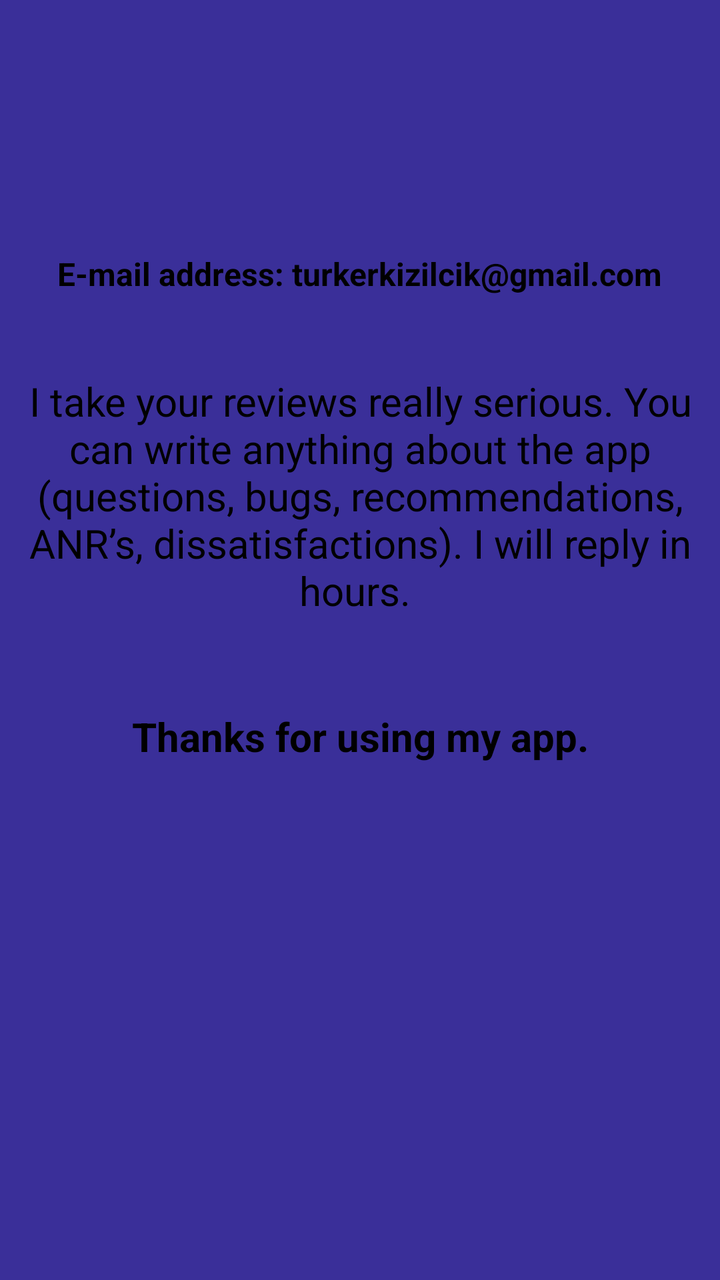
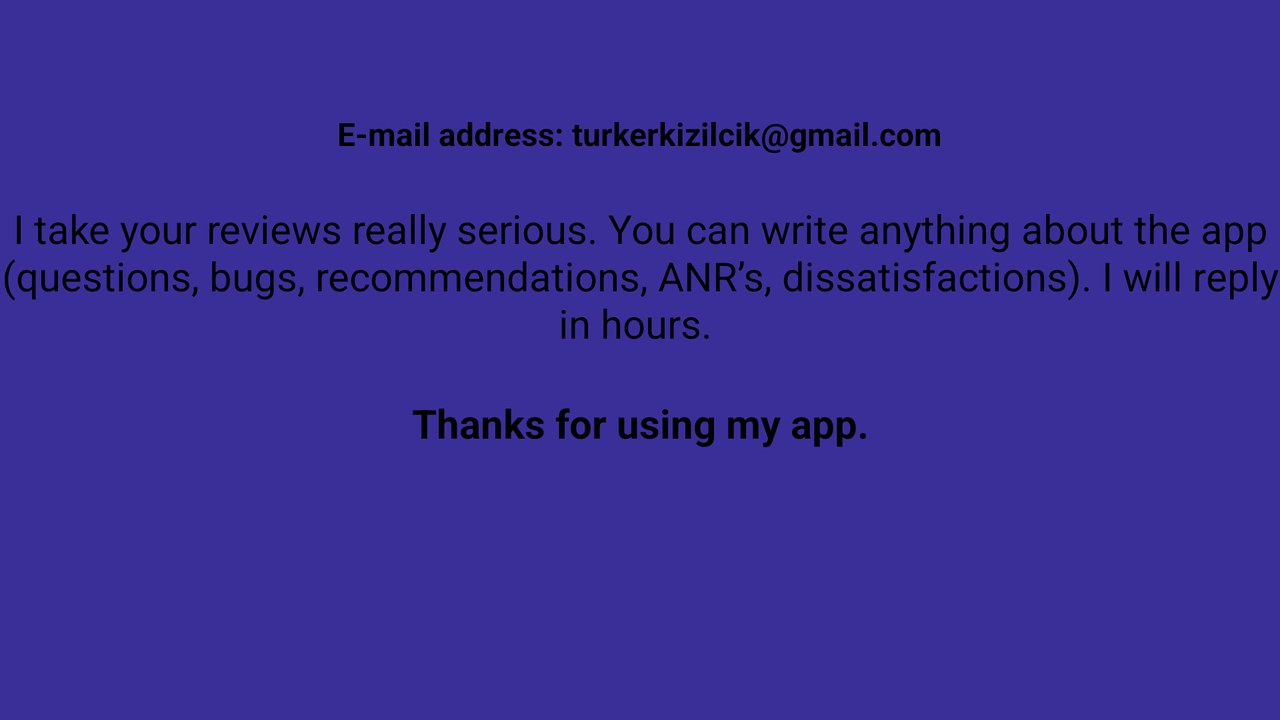

The same Android screen from two of the app's own layout files: first res/layout/ as a phone draws it, then the repository's variant for another configuration, drawn on a device whose configuration selects that folder. Both files follow.
<!-- AndroidManifest.xml: application theme AppTheme.Dark -->
<!-- res/layout/activity_main6.xml -->
<?xml version="1.0" encoding="utf-8"?>
<androidx.constraintlayout.widget.ConstraintLayout xmlns:android="http://schemas.android.com/apk/res/android"
    xmlns:app="http://schemas.android.com/apk/res-auto"
    xmlns:tools="http://schemas.android.com/tools"
    android:layout_width="match_parent"
    android:layout_height="match_parent"
    android:background="@color/dark"
    tools:context=".MainActivity6">

    <TextView
        android:id="@+id/textView4"
        android:layout_width="wrap_content"
        android:layout_height="21dp"
        android:layout_marginBottom="40dp"
        android:text="@string/email"
        android:textSize="16sp"
        android:textStyle="bold"
        android:textColor="@color/white"
        app:layout_constraintBottom_toTopOf="@+id/textView8"
        app:layout_constraintEnd_toEndOf="parent"
        app:layout_constraintStart_toStartOf="parent" />

    <TextView
        android:id="@+id/textView7"
        android:layout_width="wrap_content"
        android:layout_height="wrap_content"
        android:layout_marginTop="46dp"
        android:text="@string/thanks"
        android:textSize="20sp"
        android:textStyle="bold"
        app:layout_constraintEnd_toEndOf="parent"
        android:textColor="@color/white"
        app:layout_constraintStart_toStartOf="parent"
        app:layout_constraintTop_toBottomOf="@+id/textView8" />

    <TextView
        android:id="@+id/textView8"
        android:layout_width="wrap_content"
        android:layout_height="wrap_content"
        android:layout_marginTop="187dp"
        android:foregroundGravity="center"
        android:textColor="@color/white"
        android:gravity="center_horizontal"
        android:text="@string/text"
        android:textSize="20sp"
        app:layout_constraintStart_toStartOf="parent"
        app:layout_constraintTop_toTopOf="parent" />
</androidx.constraintlayout.widget.ConstraintLayout>
<!-- resources referenced by this layout -->
<resources>
  <color name="dark">#3a2f99</color>
  <color name="white">#FF000000</color>
  <string name="email" translatable="false">E-mail address: turkerkizilcik@gmail.com</string>
  <string name="text" translatable="false">"I take your reviews really serious. You can write anything about the app (questions, bugs, recommendations, ANR’s, dissatisfactions). I will reply in hours. "</string>
  <string name="thanks" translatable="false">Thanks for using my app.</string>
</resources>
<!-- res/layout-land/activity_main6.xml (the repository's variant of the layout above) -->
<!-- drawn on the phone turned sideways -->
<?xml version="1.0" encoding="utf-8"?>
<androidx.constraintlayout.widget.ConstraintLayout xmlns:android="http://schemas.android.com/apk/res/android"
    xmlns:app="http://schemas.android.com/apk/res-auto"
    xmlns:tools="http://schemas.android.com/tools"
    android:layout_width="match_parent"
    android:layout_height="match_parent"
    android:background="@color/dark"
    tools:context=".MainActivity6">

    <TextView
        android:id="@+id/textView4"
        android:layout_width="wrap_content"
        android:layout_height="wrap_content"
        android:layout_marginTop="56dp"
        android:layout_marginBottom="23dp"
        android:text="@string/email"
        android:textSize="16sp"
        android:textStyle="bold"
        android:textColor="@color/white"
        app:layout_constraintBottom_toTopOf="@+id/textView8"
        app:layout_constraintEnd_toEndOf="parent"
        app:layout_constraintStart_toStartOf="parent"
        app:layout_constraintTop_toTopOf="parent" />

    <TextView
        android:id="@+id/textView7"
        android:layout_width="wrap_content"
        android:layout_height="wrap_content"
        android:layout_marginTop="23dp"
        android:text="@string/thanks"
        android:textSize="20sp"
        android:textStyle="bold"
        android:textColor="@color/white"
        app:layout_constraintEnd_toEndOf="parent"
        app:layout_constraintStart_toStartOf="parent"
        app:layout_constraintTop_toBottomOf="@+id/textView8" />

    <TextView
        android:id="@+id/textView8"
        android:layout_width="wrap_content"
        android:layout_height="wrap_content"
        android:layout_marginTop="23dp"
        android:foregroundGravity="center"
        android:gravity="center_horizontal"
        android:textColor="@color/white"
        android:text="@string/text"
        android:textSize="20sp"
        app:layout_constraintStart_toStartOf="parent"
        app:layout_constraintTop_toBottomOf="@+id/textView4" />
</androidx.constraintlayout.widget.ConstraintLayout>
